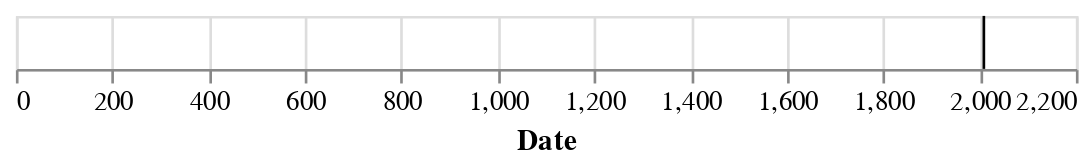

The cell this chart's notebook holds for it:
### Code cell
# test function
vertical_line(2009)

### Figure 1 — Vega-Lite specification as saved in the notebook (floating-point values rounded to 4 significant figures)
{"config": {"view": {"continuousWidth": 400, "continuousHeight": 300}}, "data": {"name": "data-3001b6a63f5082daf7abdee5a1a56d68"}, "mark": "rule", "encoding": {"color": {"field": "color", "scale": null, "type": "nominal"}, "x": {"field": "Date", "type": "quantitative"}}, "$schema": "https://vega.github.io/schema/vega-lite/v4.17.0.json", "datasets": {"data-3001b6a63f5082daf7abdee5a1a56d68": [{"Date": 2009, "color": "black"}]}}
